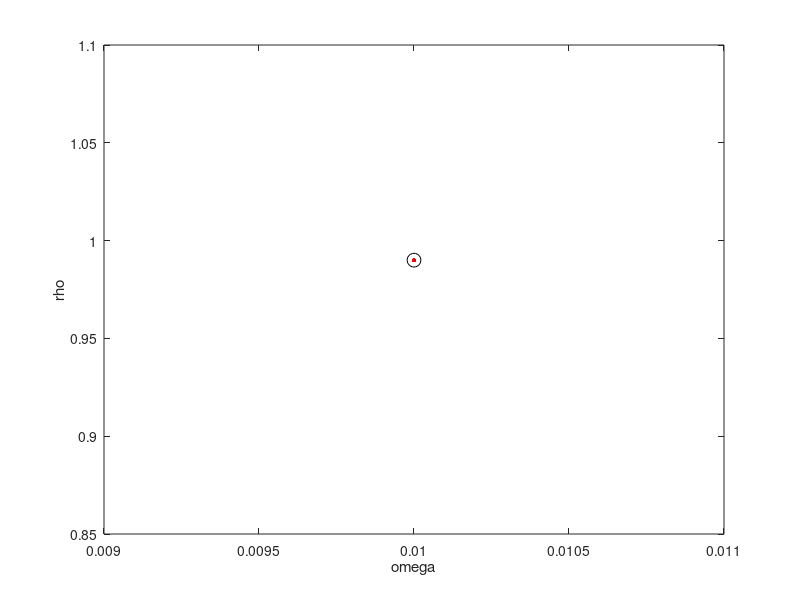

This chart was generated by the following MATLAB code: (Note: this script raises an error after producing the figure.)
clear, clc, clf
MS = 'MarkerSize'; ms = 10;
V = diag([1,2,3,4,5]);
U = orth(rand(5));
A = U*V*U';
b = rand(5,1);

lambda_n = max(eig(A));
lambda_1 = min(eig(A));
omega_b = 2 / (lambda_1+lambda_n);
delta_w = 1e-2;
epsilon = 1e-6;
for omega = delta_w:delta_w:2/lambda_n-delta_w
    M = eye(5) / omega;
    N = M - A;
    x = zeros(5,1);
    x_new = ones(5,1);
    while(max(abs(x_new - x)) > epsilon)
        x = x_new;
        x_new = M \ N * x + M \ b;
    end
    max_err = max(abs(x_new - A\b))

    if omega < omega_b
        rho_equa = 1 - omega*lambda_1;
    elseif omega > omega_b
        rho_equa = omega*lambda_n - 1;
    else
        rho_equa=(lambda_n-lambda_1)/(lambda_n+lambda_1);
    end
    rho_Gw = max(abs(eig(M\N)));
    
    plot(omega, rho_Gw, 'r.', MS, ms), hold on
    plot(omega, rho_equa, 'ko', MS, ms)
    xlabel('omega')
    ylabel('rho')
    legend('rho-Gw', 'rho-equation', 'location', 'sw')
    hold on
end
